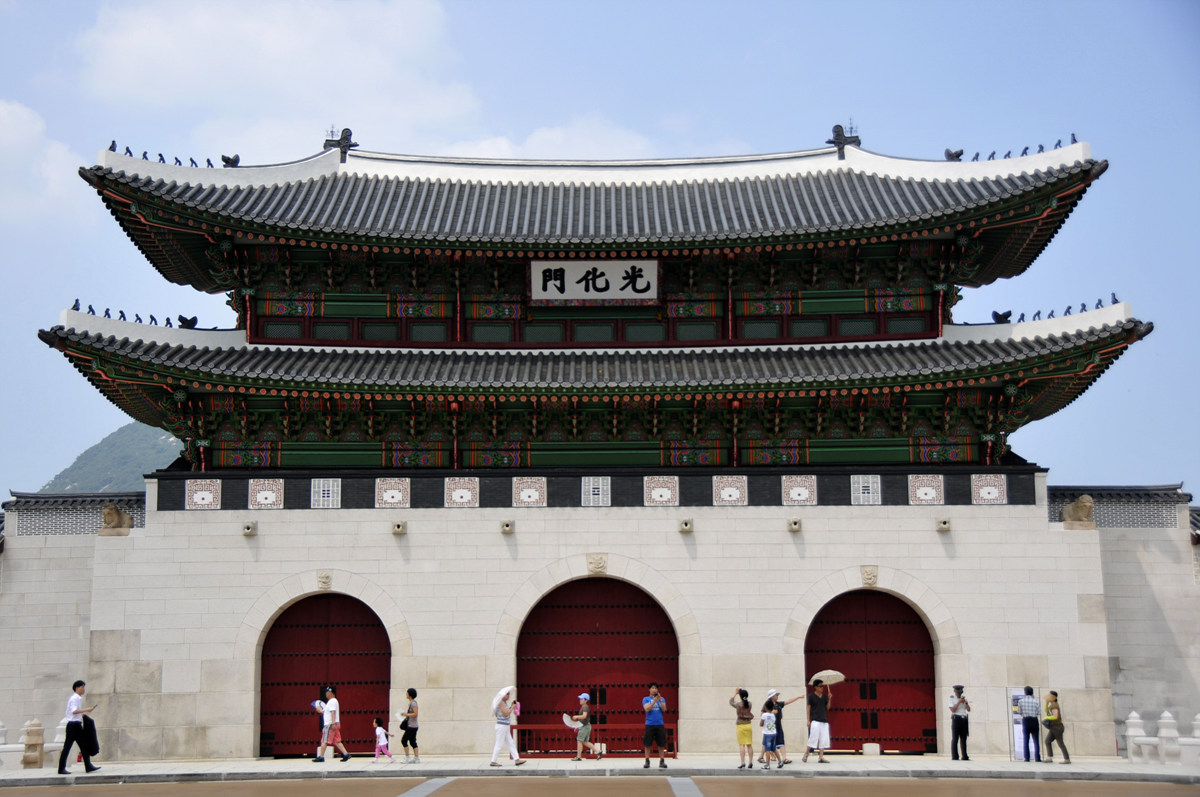
#> input picture Test1.jpg, 1200 x 797 px
$ python FAST.py   (Python 2 division)   (older library calls are emulated)
#> lines starting #> are read from the running program, lines starting #| are printed output that depends on the picture
import numpy as np
import cv2
from matplotlib import pyplot as plt

img = cv2.imread('Test1.jpg',0)
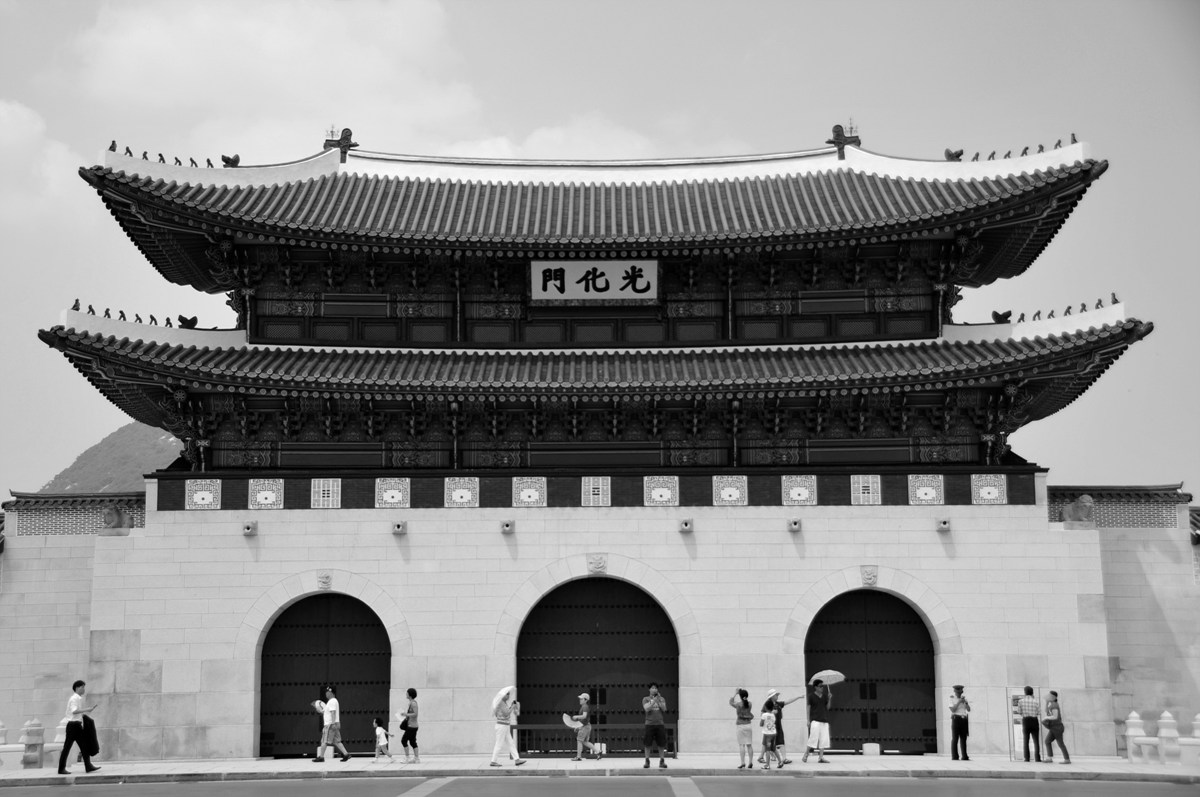
#> img: shape (797, 1200); min 0, max 255, mean 136.8

# Initiate FAST object with default values
fast = cv2.FastFeatureDetector()

# find and draw the keypoints
kp = fast.detect(img,None)
#> kp = 13770 keypoints; strongest (x, y, size): (325, 702, 7), (109, 210, 7), (196, 326, 7), (408, 741, 7)
img2 = cv2.drawKeypoints(img, kp, color=(255,0,0))
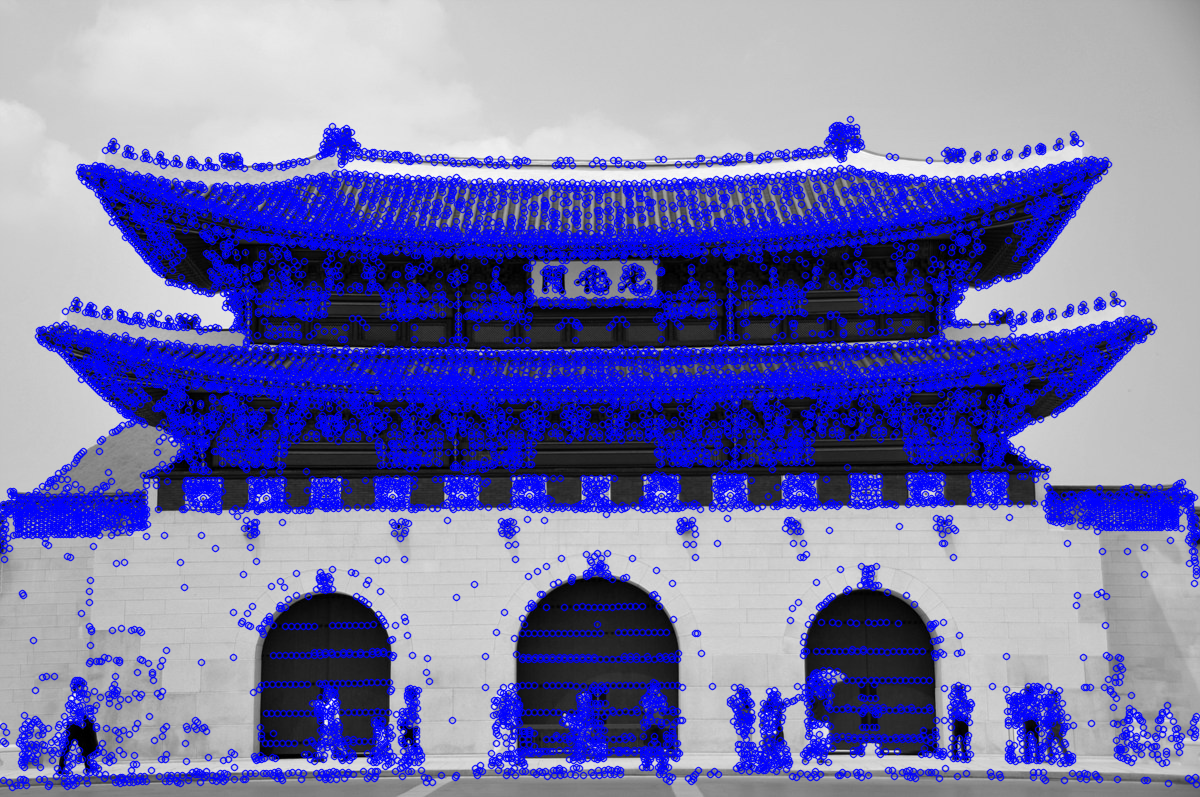
#> img2: shape (797, 1200, 3); mean of channels 0, 1, 2 174.4, 117.5, 117.5; drawn as B, G, R

# Print all default params
#> (the run stopped early here; a loop or call above may not have finished)

$ run again, with Test.jpg copied over Test1.jpg
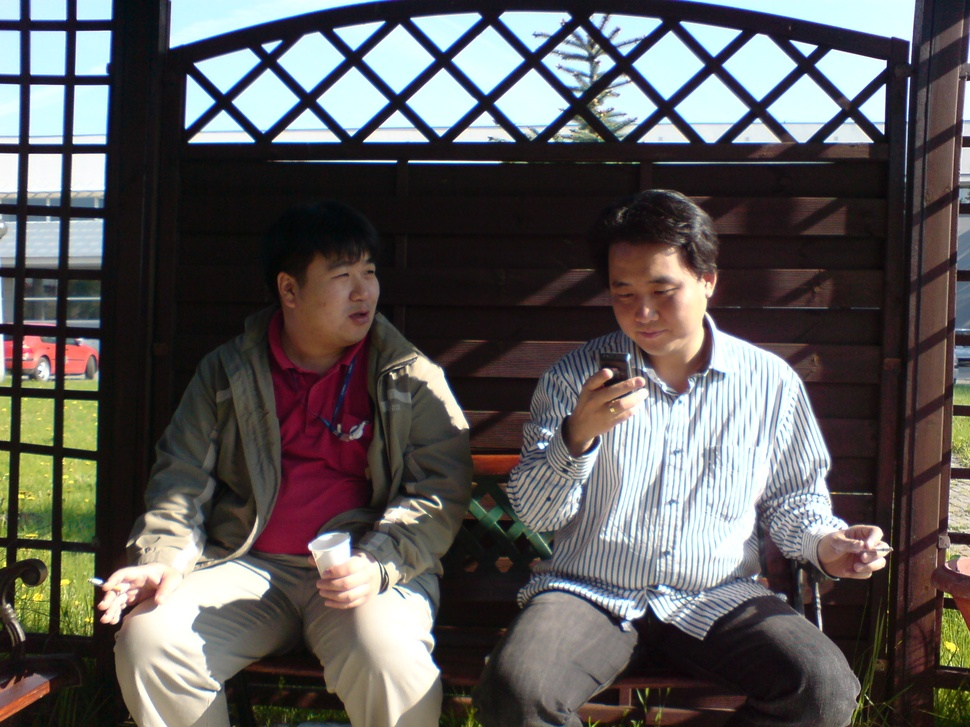
#> input picture Test.jpg, 970 x 727 px, shrunk from 2048 x 1536 before the run
#> `img = cv2.imread('Test1.jpg',0)`:
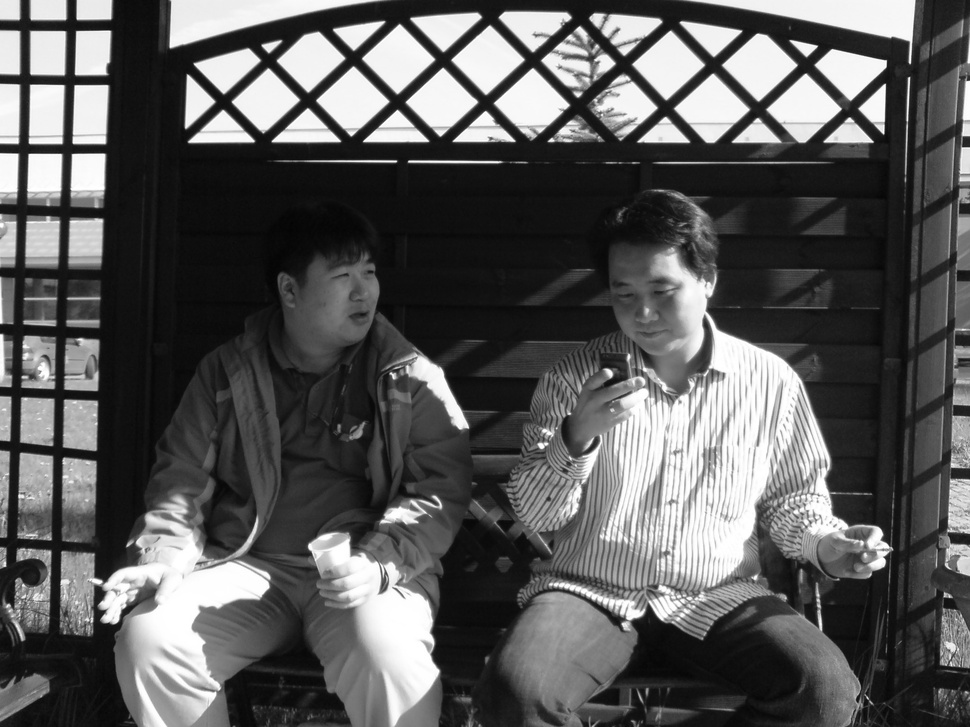
#> img: shape (727, 970); min 3, max 255, mean 90
#> kp = 7800 keypoints; strongest (x, y, size): (395, 161, 7), (816, 46, 7), (884, 85, 7), (909, 78, 7)
#> `img2 = cv2.drawKeypoints(img, kp, color=(255,0,0))`:
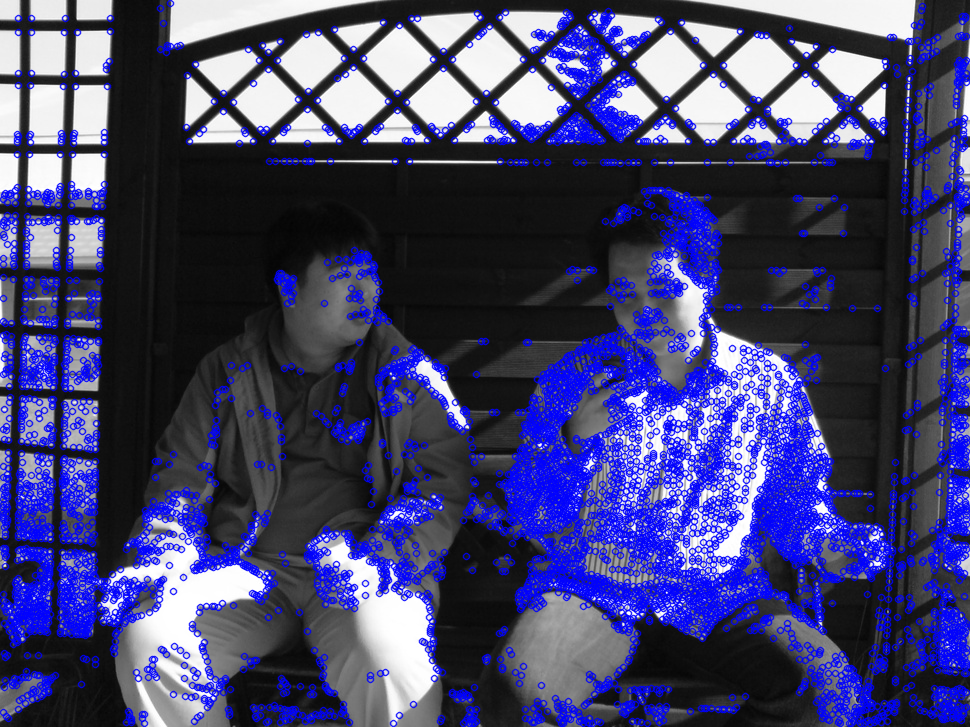
#> img2: shape (727, 970, 3); mean of channels 0, 1, 2 113, 67.8, 67.8; drawn as B, G, R
